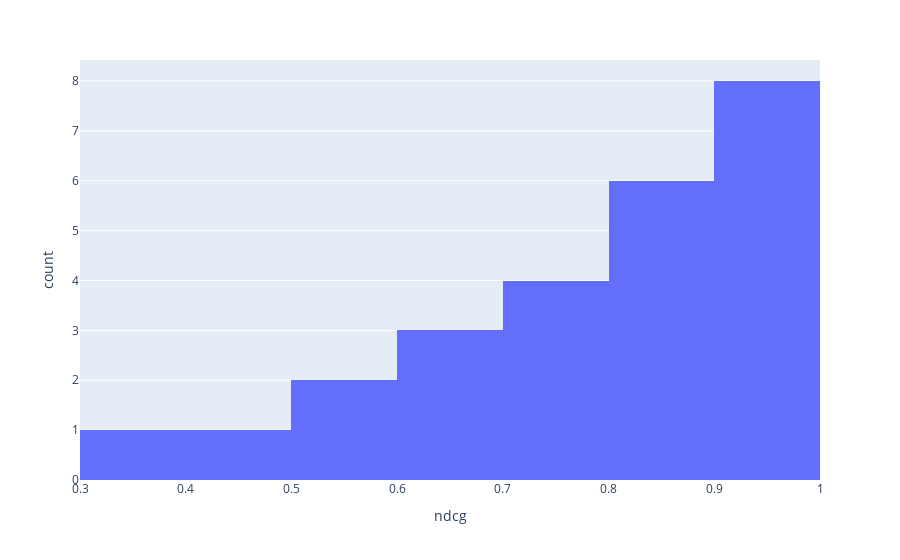

This figure's notebook cell:
### Markdown cell above
Vejamos a distribuição do NDCG@24 do treino:

### Code cell
fig = px.histogram(y_train, x="ndcg")
fig.show()

### Figure 1 — Plotly figure (JSON) as saved in the notebook; plotly's stock layout.template omitted (floating-point values rounded to 4 significant figures)
{"data": [{"alignmentgroup": "True", "bingroup": "x", "hovertemplate": "ndcg=%{x}<br>count=%{y}<extra></extra>", "legendgroup": "", "marker": {"color": "#636efa", "pattern": {"shape": ""}}, "name": "", "offsetgroup": "", "orientation": "v", "showlegend": false, "type": "histogram", "x": [0.7641, 0.8548, 0.9666, 0.9627, 0.9862, 0.5955, 0.8856, 0.9689, 0.8109, 0.8854, 0.3421, 0.8596, 0.964, 0.9525, 0.915, 0.9226, 0.7985, 0.5514, 0.7734, 0.7515, 0.6721, 0.6997, 0.4468, 0.6378, 0.8286], "xaxis": "x", "yaxis": "y"}], "layout": {"barmode": "relative", "legend": {"tracegroupgap": 0}, "margin": {"t": 60}, "xaxis": {"anchor": "y", "domain": [0, 1], "title": {"text": "ndcg"}}, "yaxis": {"anchor": "x", "domain": [0, 1], "title": {"text": "count"}}}}
